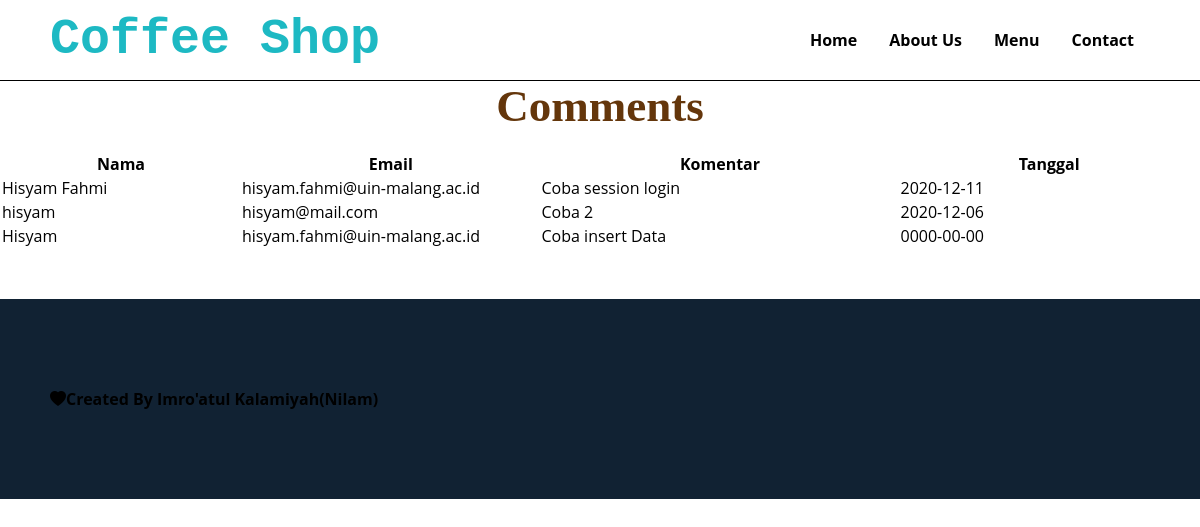
Page /komentar.php on the committed database.
### tables this page shows
CREATE TABLE `komentar` (
  `ID` int(11) NOT NULL,
  `nama` varchar(100) NOT NULL,
  `email` varchar(100) NOT NULL,
  `pesan` text NOT NULL,
  `tanggal` date NOT NULL
);

### komentar.php (the view, shortened to what this page needs)
<?php include("header.php"); ?>
<?php
    include("connection.php");
?>
<div id="section">
    <div id="table">
        <h2>Comments</h2>
        <table width="100%">
            <thead>
                <th>Nama</th>
                <th width="25%">Email</th>
                <th width="30%">Komentar</th>
                <th width="25%">Tanggal</th>
            </thead>
            <tbody id="comm">
            <?php
                    $sql = "SELECT * FROM komentar ORDER BY tanggal DESC";
                    $result = $conn->query($sql);
                    if ($result->num_rows > 0) {
                        while($row = $result->fetch_assoc()) {
                          echo "<tr><td>".$row["nama"]."</td><td>".$row["email"]."</td><td>".$row["pesan"]."</td><td>".$row["tanggal"]."</td></tr>";
                        }
                    }
            ?>
            </tbody>
        </table>
    </div>
</div>
<?php include("footer.php");
?>

### header.php (shortened to what this page needs)
<!DOCTYPE html>
<html lang="en">
  <head>
    <link rel="stylesheet" href="stylesheet.css" />
    <link rel="stylesheet" href="https://cdn.jsdelivr.net/npm/bootstrap-icons@1.7.1/font/bootstrap-icons.css" />
  </head>
  <body>
  <nav>
      <div class="wrapper">
        <div class="logo"><a href="">Coffee Shop</a></div>
        <div class="menu">
          <ul>
            <li><a href="index.php">Home</a></li>
            <li><a href="aboutus.php">About Us</a></li>
            <li><a href="menu.php">Menu</a></li>
            <li><a href="kontak.php">Contact</a></li>
          </ul>
        </div>
      </div>
    </nav>
  </body>
</html>

### footer.php
<div id="copyright">
      <div class="wrapper"><i class="bi bi-heart-fill text-danger"></i><b>Created By Imro'atul Kalamiyah(Nilam)</b></div>
	   <link rel="stylesheet" href="https://cdn.jsdelivr.net/npm/bootstrap-icons@1.7.1/font/bootstrap-icons.css" />
	</body>
</html>

### stylesheet.css (style rules this page uses)
* { text-decoration: none; margin: 0px; padding: 0px; }
body { margin: 0px; padding: 0px; font-family: "Open Sans", sans-serif; }
.wrapper { width: 1100px; margin: auto; position: relative; }
.logo a { font-size: 50px; font-weight: 800; float: left; font-family: Courier; color: #1db9c3; padding-top: 0px; margin: 0px; }
.menu { float: right; }
nav { width: 100%; margin: auto; display: flex; line-height: 80px; position: sticky; position: -webkit-sticky; top: 0; background: #ffff; z-index: 1; border-bottom: 1px solid; }
nav ul { list-style-type: none; margin: 0; padding: 0; overflow: hidden; }
nav ul li { float: left; }
nav ul li a { color: black; font-weight: bold; text-align: center; padding: 0px 16px 0px 16px; text-decoration: none; }
h2 { font-family: "Comic sans ms"; font-weight: 800; font-size: 45px; margin-bottom: 20px; color: #64360b; width: 100%; line-height: 50px; text-align: center; }
#copyright { text-align: left; width: 100%; display: flex; justify-content: center; align-items: center; background: #123; bottom: -250px; z-index: 1; clear: both; position: relative; height: 200px; margin-top: -200px; }

### rows in the picture
komentar: nama "Hisyam Fahmi", email "hisyam.fahmi@uin-malang.ac.id", pesan "Coba session login", tanggal "2020-12-11"
komentar: nama "hisyam", email "hisyam@mail.com", pesan "Coba 2", tanggal "2020-12-06"
komentar: nama "Hisyam", email "hisyam.fahmi@uin-malang.ac.id", pesan "Coba insert Data", tanggal "0000-00-00"
